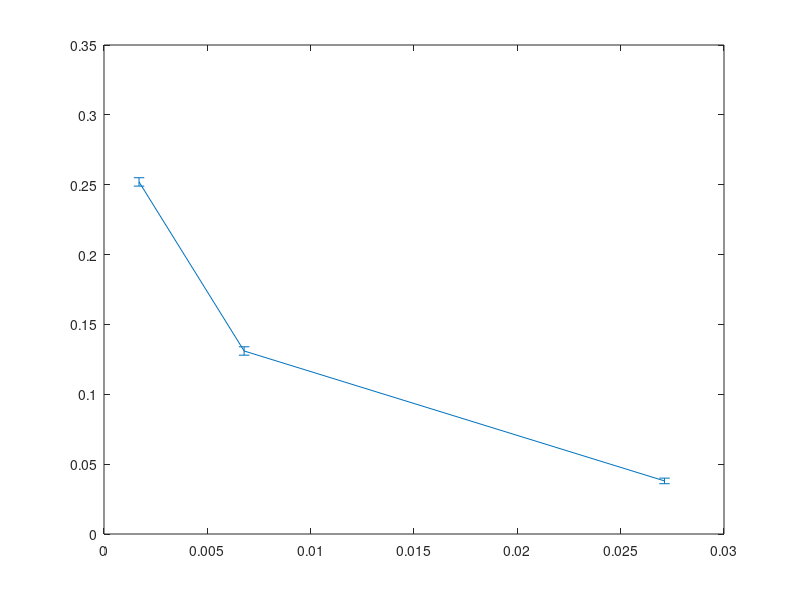

Here is the MATLAB script that generated this plot: (Note: this script raises an error after producing the figure.)
C=[0.252,0.131,0.038]
x=[0.001695, 0.006780, 0.02712]
dC=[0.003,0.003,0.002]
dX=[0.0000025,0.00001,0.00004]
errorbar(x,C,dC)

model = @(p, x) (0.01*pi*p(1))./x +p(2);
guess=[0.015, 0];

wnlfit(x, C, dX, dC, model, guess);
title('Capacitance versus seperation distance');
ylabel('Capacitance (nF)');
xlabel('seperation d (meters)');